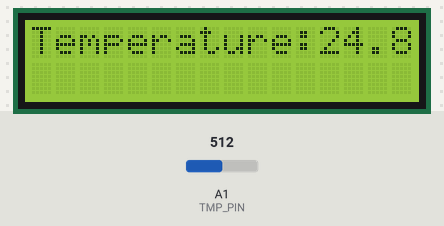
Bench run of a sketch on a simulated Arduino Uno, built with avr-gcc and run on an emulated ATmega328P. Shown: 16×2 character LCD. The test bench sets the inputs (shaded band); at power-on: A1 (TMP_PIN) = 512.

Above: at 1.2 s.
1.3 s: A1 (TMP_PIN) set to 716
At 11.2 s:
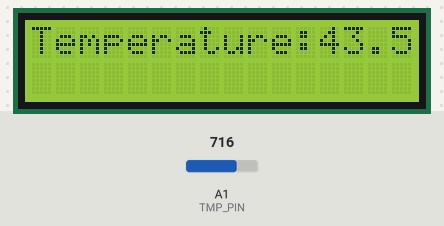
11.5 s: A1 (TMP_PIN) set to 900
At 21.2 s:
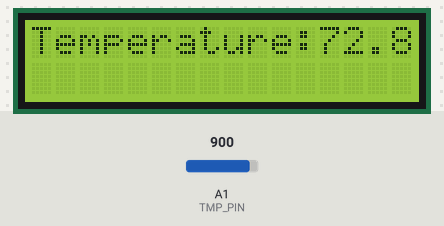
21.5 s: A1 (TMP_PIN) set to 1023
At 30.5 s:
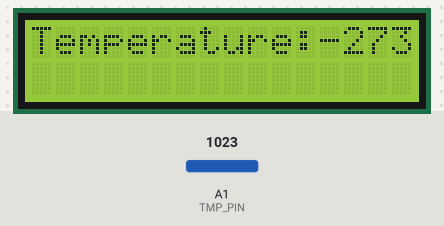
Timing chart, 0 to 32.0 s (numbered marks = the images above; inputs shaded):
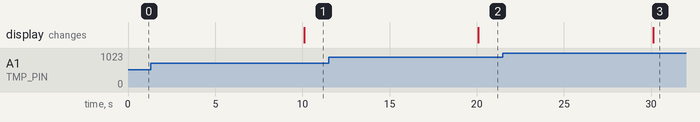

Measured:
- after the input at 1.3 s, the display: changes after 8.8 s (image 1)
- after the input at 11.5 s, the display: changes after 8.6 s (image 2)
- after the input at 21.5 s, the display: changes after 8.6 s (image 3)

The sketch:

Lab1.6.ino
```cpp
//Lab1.6 - Read of temperature and show it on LCD screen
#include <LiquidCrystal_PCF8574.h>
#include <math.h>

LiquidCrystal_PCF8574 lcd(0x27);      //Define the address of the monitor for the I2C connection

const int TMP_PIN = A1;     //Define the pin of the temperature sensor

//Define all conversion constant
const int B = 4275;
const long int R0 = 100000;
const float Vcc = 1023.0;
const float T0 = 298.0;

void setup() {
  //Set up of the display
  lcd.begin(16, 2);
  lcd.setBacklight(255);
  lcd.home();
  lcd.clear();
  lcd.print("Temperature:");
  pinMode(TMP_PIN, INPUT);
}

void loop() {
  //Conversion to temperature
  float val = analogRead(TMP_PIN);
  float R = (Vcc / val - 1) * R0;
  float T = 1 / (log(R / R0) / B + 1.0 / T0);
  float Tfin = T - 273.15;

  //In order not to re-write every time "Temperature:" we set the curson to overwrite only the temperature value
  lcd.setCursor(12, 0);
  lcd.print(Tfin);
  delay(10000);
}
```
